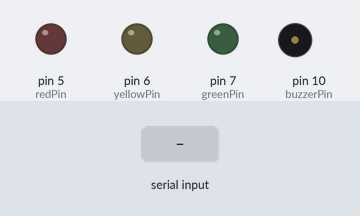
A sketch run on a simulated Arduino Uno, built with avr-gcc and run on an emulated ATmega328P. Shown: output pins drawn as LEDs (lit = HIGH), buzzer (waves = sounding). Inputs (shaded band) come from the test bench.

Above: at 1.2 s.
1.3 s: "A" received over Serial
At 1.79 s:
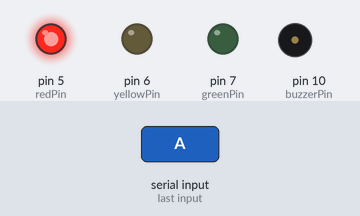
4.3 s: "Y" received over Serial
At 4.8 s:
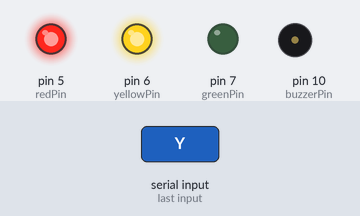
7.3 s: byte 32 (' ') received over Serial
At 8.2 s:
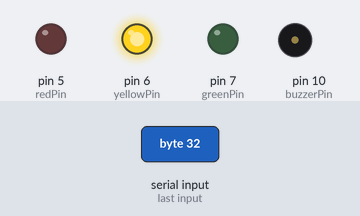
9.0 s: "G" received over Serial
At 9.8 s:
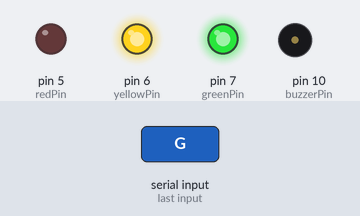
11.0 s: "B" received over Serial
At 11.76 s:
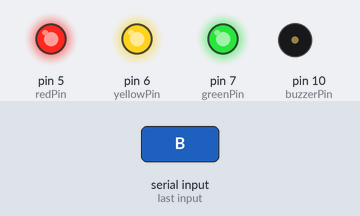
14.0 s: "y" received over Serial
At 14.28 s:
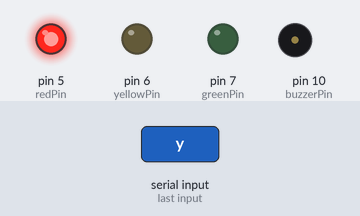
Timing chart, 0 to 18.0 s (numbered marks = the images above; inputs shaded):
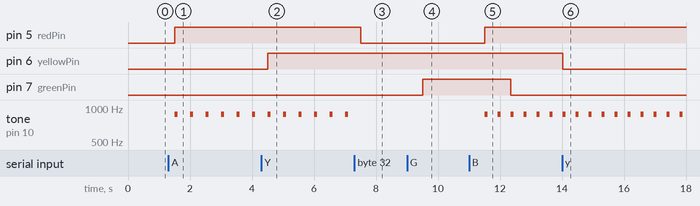

The sketch:

alarm.ino
```cpp
const int redPin = 5;
const int yellowPin = 6;
const int greenPin = 7;
const int buzzerPin = 10;

char c;
char stat = ' ';
int delay_time = 500;
int gt = 0;
void setup() {
  // put your setup code here, to run once:
  Serial.begin(9600);
  pinMode(redPin, OUTPUT);
  pinMode(yellowPin, OUTPUT);
  pinMode(greenPin, OUTPUT);
  pinMode(buzzerPin, OUTPUT);
}

void loop() {
  // put your main code here, to run repeatedly:
  c = Serial.read();
  if(c == 'A' || c == 'B' || c == 'C' || c == 'D' || c == 'E' || c == 'F' || c == ' '){
    if (stat != c){
      if(c == ' '){
        stat = c;
        noTone(buzzerPin);
        digitalWrite(redPin, LOW);
      }else{
        stat = c;
        delay_time = 500 - (c - 'A') * 80;
        digitalWrite(redPin, HIGH);
      }
    }
  }else if(c == 'Y'){
    digitalWrite(yellowPin, HIGH);
  }else if(c == 'y'){
    digitalWrite(yellowPin, LOW);
  }else if(c == 'G'){
    gt += 3000;
  }

  if(gt > 0){
    digitalWrite(greenPin, HIGH);
    gt -= 500;
  }else{
    digitalWrite(greenPin, LOW);
  }

  if (stat != ' '){
    tone(buzzerPin, 880, 99);
    delay(delay_time);
  }else{
    delay(500);
  }
}
```

Measured:
- after the input at 1.3 s, pin 5 (redPin): LOW → HIGH after 0.20 s; tone on pin 10 (buzzerPin): alternates 880 Hz for 0.10 s and silent for 0.40 s, starting after 0.20 s
- after the input at 4.3 s, pin 6 (yellowPin): LOW → HIGH after 0.20 s
- after the input at 7.3 s, pin 5 (redPin): HIGH → LOW after 0.20 s; tone on pin 10 (buzzerPin): stops changing and stays silent
- after the input at 9.0 s, pin 7 (greenPin): LOW → HIGH after 0.50 s
- after the input at 11.0 s, pin 5 (redPin): LOW → HIGH after 0.50 s; tone on pin 10 (buzzerPin): alternates 880 Hz for 0.10 s and silent for 0.32 s, starting after 0.50 s
- after the input at 14.0 s, pin 6 (yellowPin): HIGH → LOW at once
